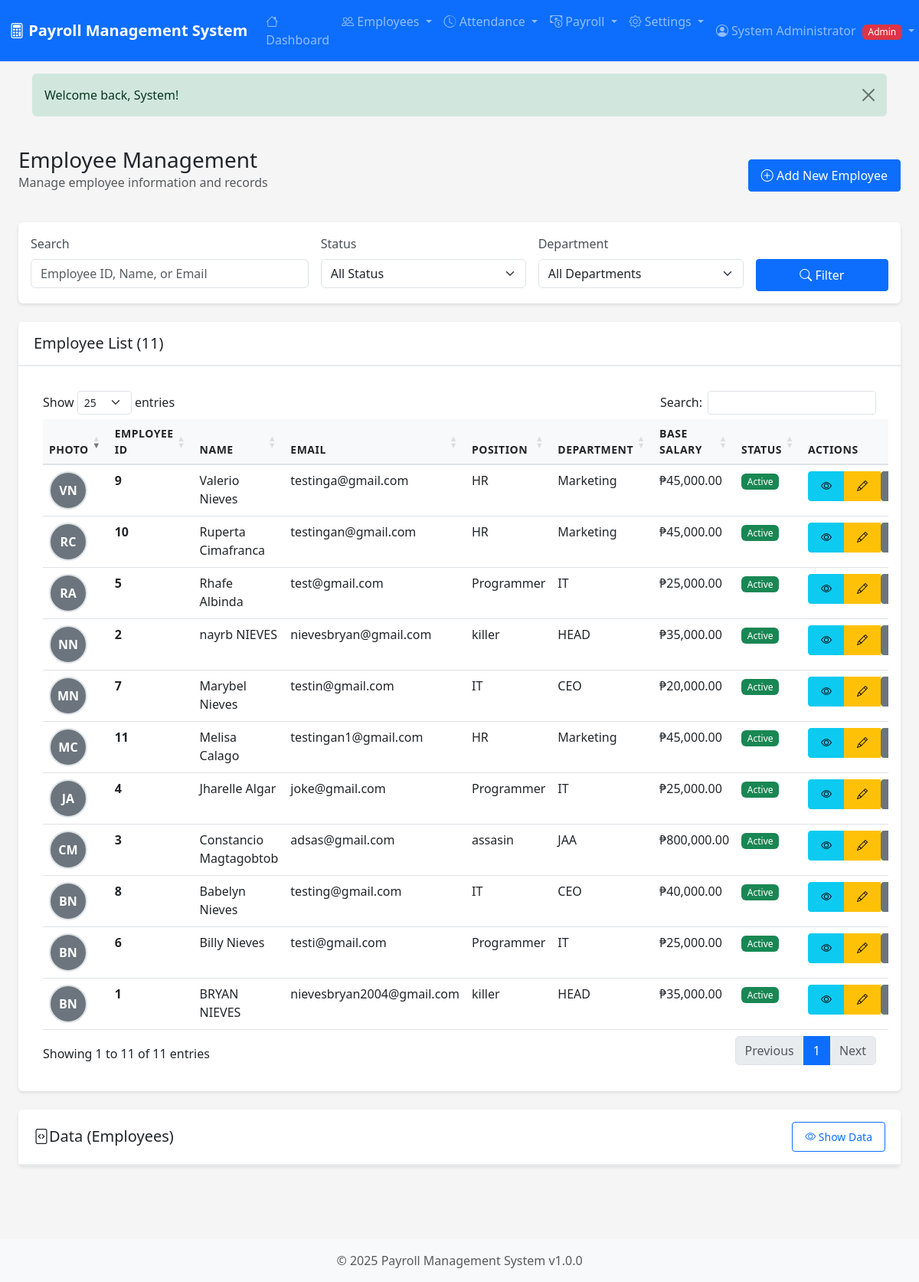
The page /employees/index.php (signed in) on the database its author committed.
### tables this page shows
CREATE TABLE `employees` (
  `id` int(11) NOT NULL,
  `user_id` int(11) DEFAULT NULL,
  `employee_id` varchar(20) NOT NULL,
  `first_name` varchar(50) NOT NULL,
  `last_name` varchar(50) NOT NULL,
  `middle_name` varchar(50) DEFAULT NULL,
  `email` varchar(100) NOT NULL,
  `phone` varchar(20) DEFAULT NULL,
  `address` text DEFAULT NULL,
  `date_of_birth` date DEFAULT NULL,
  `gender` enum('male','female','other') DEFAULT NULL,
  `marital_status` enum('single','married','divorced','widowed') DEFAULT NULL,
  `position` varchar(100) NOT NULL,
  `department` varchar(100) NOT NULL,
  `employment_type` enum('full-time','part-time','contract','intern') DEFAULT 'full-time',
  `employment_status` enum('active','on-leave','suspended','terminated') DEFAULT 'active',
  `hire_date` date NOT NULL,
  `termination_date` date DEFAULT NULL,
  `base_salary` decimal(12,2) NOT NULL,
  `hourly_rate` decimal(10,2) DEFAULT NULL,
  `bank_name` varchar(100) DEFAULT NULL,
  `bank_account` varchar(50) DEFAULT NULL,
  `tax_id` varchar(50) DEFAULT NULL,
  `sss_number` varchar(20) DEFAULT NULL,
  `philhealth_number` varchar(20) DEFAULT NULL,
  `pagibig_number` varchar(20) DEFAULT NULL,
  `created_at` timestamp NOT NULL DEFAULT current_timestamp(),
  `updated_at` timestamp NOT NULL DEFAULT current_timestamp() ON UPDATE current_timestamp()
);

### includes/functions.php (called while the page is built, shortened)
<?php
function sanitize($data) {
    return htmlspecialchars(strip_tags(trim($data)), ENT_QUOTES, 'UTF-8');
}
function formatCurrency($amount) {
    return '₱' . number_format($amount, 2, '.', ',');
}
function getStatusBadge($status) {
    $badges = [
        'active' => 'success',
        'on-leave' => 'warning',
        'suspended' => 'danger',
        'terminated' => 'dark',
        'pending' => 'warning',
        'approved' => 'success',
        'rejected' => 'danger',
        'draft' => 'secondary',
        'processing' => 'info',
        'completed' => 'success',
        'locked' => 'dark',
        'paid' => 'success',
        'cancelled' => 'danger'
    ];
    return $badges[$status] ?? 'secondary';
}

### employees/index.php (the view, shortened to what this page needs)
<?php
require_once __DIR__ . '/../includes/header.php';
require_once __DIR__ . '/../includes/functions.php';
$database = new Database();
$conn = $database->getConnection();
$search = sanitize($_GET['search'] ?? '');
$query = "SELECT e.*, u.username
          FROM employees e
          LEFT JOIN users u ON e.user_id = u.id
          WHERE 1=1";
$query .= " ORDER BY e.created_at DESC";
$stmt = $conn->prepare($query);
$stmt->execute();
$employees = $stmt->fetchAll();
?>
<div class="container-fluid">
    <div class="row mb-4">
        <div class="col-12">
            <div class="d-flex justify-content-between align-items-center">
                <div>
                    <h1 class="h3 mb-0">Employee Management</h1>
                    <p class="text-muted">Manage employee information and records</p>
                </div>
                <a href="<?php echo BASE_URL; ?>employees/add.php" class="btn btn-primary">
                    <i class="bi bi-plus-circle"></i> Add New Employee
                </a>
            </div>
        </div>
    </div>
    <div class="card mb-4">
        <div class="card-body">
            <form method="GET" action="" class="row g-3">
                <div class="col-md-4">
                    <label class="form-label">Search</label>
                    <input type="text" class="form-control" name="search" value="<?php echo htmlspecialchars($search); ?>" placeholder="Employee ID, Name, or Email">
                </div>
                <div class="col-md-3">
                    <label class="form-label">Status</label>
                    <select class="form-select" name="status">
                        <option value="">All Status</option>
                    </select>
                </div>
                <div class="col-md-3">
                    <label class="form-label">Department</label>
                    <select class="form-select" name="department">
                        <option value="">All Departments</option>
                    </select>
                </div>
                <div class="col-md-2">
                    <label class="form-label">&nbsp;</label>
                    <button type="submit" class="btn btn-primary w-100">
                        <i class="bi bi-search"></i> Filter
                    </button>
                </div>
            </form>
        </div>
    </div>
    <div class="card">
        <div class="card-header">
            <h5 class="mb-0">Employee List (<?php echo count($employees); ?>)</h5>
        </div>
        <div class="card-body">
            <?php if (count($employees) > 0): ?>
            <div class="table-responsive">
                <table class="table table-hover data-table">
                    <thead>
                        <tr>
                            <th>Photo</th>
                            <th>Employee ID</th>
                            <th>Name</th>
                            <th>Email</th>
                            <th>Position</th>
                            <th>Department</th>
                            <th>Base Salary</th>
                            <th>Status</th>
                            <th>Actions</th>
                        </tr>
                    </thead>
                    <tbody>
                        <?php foreach ($employees as $emp): ?>
                        <tr>
                            <td>
                                <?php
                                $hasPhoto = false;
                                $photoPath = '';
                                $initials = strtoupper(substr($emp['first_name'], 0, 1) . substr($emp['last_name'], 0, 1));
                                ?>
                                <?php if ($hasPhoto): ?>
                                    <img src="<?php echo $photoPath; ?>"
                                         alt="<?php echo htmlspecialchars($emp['first_name'] . ' ' . $emp['last_name']); ?>"
                                         class="rounded-circle"
                                         style="width: 50px; height: 50px; object-fit: cover; border: 2px solid #dee2e6;">
                                <?php else: ?>
                                    <div class="rounded-circle d-inline-flex align-items-center justify-content-center text-white fw-bold"
                                         style="width: 50px; height: 50px; background-color: #6c757d; border: 2px solid #dee2e6; font-size: 16px;">
                                        <?php echo $initials; ?>
                                    </div>
                                <?php endif; ?>
                            </td>
                            <td><strong><?php echo htmlspecialchars($emp['employee_id']); ?></strong></td>
                            <td><?php echo htmlspecialchars($emp['first_name'] . ' ' . $emp['last_name']); ?></td>
                            <td><?php echo htmlspecialchars($emp['email']); ?></td>
                            <td><?php echo htmlspecialchars($emp['position']); ?></td>
                            <td><?php echo htmlspecialchars($emp['department']); ?></td>
                            <td><?php echo formatCurrency($emp['base_salary']); ?></td>
                            <td>
                                <span class="badge bg-<?php echo getStatusBadge($emp['employment_status']); ?>">
                                    <?php echo ucfirst($emp['employment_status']); ?>
                                </span>
                            </td>
                            <td>
                                <div class="btn-group btn-group-sm">
                                    <a href="<?php echo BASE_URL; ?>employees/view.php?id=<?php echo $emp['id']; ?>" class="btn btn-info" title="View">
                                        <i class="bi bi-eye"></i>
                                    </a>
                                    <a href="<?php echo BASE_URL; ?>employees/edit.php?id=<?php echo $emp['id']; ?>" class="btn btn-warning" title="Edit">
                                        <i class="bi bi-pencil"></i>
                                    </a>
                                    <form method="POST" action="" style="display: inline;" onsubmit="return confirm('Are you sure you want to archive this employee?')">
                                        <button type="submit" name="archive_employee" class="btn btn-secondary btn-sm" title="Archive">
                                        </button>
                                    </form>
                                </div>
                            </td>
                        </tr>
                        <?php endforeach; ?>
                    </tbody>
                </table>
            </div>
            <?php endif; ?>
        </div>
    </div>
    <div class="card mt-4">
        <div class="card-header d-flex justify-content-between align-items-center">
            <h5 class="mb-0">
                <i class="bi bi-file-code"></i>Data (Employees)
            </h5>
            <button class="btn btn-sm btn-outline-primary" onclick="toggleXMLDisplay()">
                <i class="bi bi-eye" id="xmlToggleIcon"></i> <span id="xmlToggleText">Show Data</span>
            </button>
        </div>
    </div>
</div>
<?php require_once __DIR__ . '/../includes/footer.php'; ?>

### assets/css/style.css (style rules this page uses)
:root { --primary-color: #0d6efd; --secondary-color: #6c757d; --success-color: #198754; --danger-color: #dc3545; --warning-color: #ffc107; --info-color: #0dcaf0; --light-color: #f8f9fa; --dark-color: #212529; }
body { font-family: 'Segoe UI', Tahoma, Geneva, Verdana, sans-serif; background-color: #f5f5f5; min-height: 100vh; display: flex; flex-direction: column; }
.card { border: none; box-shadow: 0 2px 4px rgba(0, 0, 0, 0.1); transition: box-shadow 0.3s; margin-bottom: 1.5rem; }
.card-header { background-color: #fff; border-bottom: 2px solid #e9ecef; font-weight: 600; padding: 1rem 1.25rem; }
.table { background-color: #fff; }
.table thead th { background-color: #f8f9fa; border-bottom: 2px solid #dee2e6; font-weight: 600; text-transform: uppercase; font-size: 0.875rem; letter-spacing: 0.5px; }
.badge { padding: 0.35em 0.65em; font-weight: 500; }
.btn { border-radius: 4px; font-weight: 500; padding: 0.5rem 1rem; transition: all 0.3s; }
.form-label { font-weight: 500; margin-bottom: 0.5rem; color: #495057; }

### rows shown on the page
employees: initials "MC", employee "11", first_name+last_name "Melisa Calago", email "testingan1@gmail.com", position "HR", department "Marketing", base_salary "₱45,000.00", employment_status "Active"
employees: initials "RC", employee "10", first_name+last_name "Ruperta Cimafranca", email "testingan@gmail.com", position "HR", department "Marketing", base_salary "₱45,000.00", employment_status "Active"
employees: initials "VN", employee "9", first_name+last_name "Valerio Nieves", email "testinga@gmail.com", position "HR", department "Marketing", base_salary "₱45,000.00", employment_status "Active"
employees: initials "BN", employee "8", first_name+last_name "Babelyn Nieves", email "testing@gmail.com", position "IT", department "CEO", base_salary "₱40,000.00", employment_status "Active"
employees: initials "MN", employee "7", first_name+last_name "Marybel Nieves", email "testin@gmail.com", position "IT", department "CEO", base_salary "₱20,000.00", employment_status "Active"
employees: initials "BN", employee "6", first_name+last_name "Billy Nieves", email "testi@gmail.com", position "Programmer", department "IT", base_salary "₱25,000.00", employment_status "Active"
employees: initials "RA", employee "5", first_name+last_name "Rhafe Albinda", email "test@gmail.com", position "Programmer", department "IT", base_salary "₱25,000.00", employment_status "Active"
employees: initials "JA", employee "4", first_name+last_name "Jharelle Algar", email "joke@gmail.com", position "Programmer", department "IT", base_salary "₱25,000.00", employment_status "Active"
employees: initials "CM", employee "3", first_name+last_name "Constancio Magtagobtob", email "adsas@gmail.com", position "assasin", department "JAA", base_salary "₱800,000.00", employment_status "Active"
employees: initials "NN", employee "2", first_name+last_name "nayrb NIEVES", email "nievesbryan@gmail.com", position "killer", department "HEAD", base_salary "₱35,000.00", employment_status "Active"
employees: initials "BN", employee "1", first_name+last_name "BRYAN NIEVES", email "nievesbryan2004@gmail.com", position "killer", department "HEAD", base_salary "₱35,000.00", employment_status "Active"

### other values the page prints
APP_NAME "Payroll Management System"
$currentUser['full_name'] "System Administrator"
$currentUser['role'] "Admin"
$flashMessage['message'] "Welcome back, System!"
count($employees) "11"
APP_VERSION "1.0.0"
